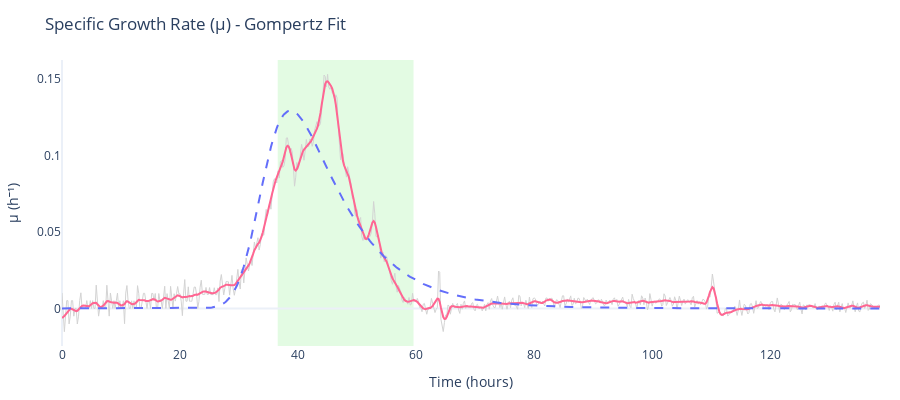

Notebook cell for this chart:
### Code cell
# Visualize the specific growth rate (μ) for the Gompertz fit
# This plot shows:
# - Raw μ calculated from data (light grey, noisy)
# - Smoothed μ using Savitzky-Golay filter (pink/red)
# - Model-derived μ from Gompertz equation (dashed blue)
# - Exponential phase boundaries (shaded region)

fig_mu = gc.plot.plot_derivative_metric(
    time,
    data,
    metric="mu",  # Specific growth rate
    fit_result=gompertz_fit,
    phase_boundaries=(
        gompertz_stats["exp_phase_start"],
        gompertz_stats["exp_phase_end"],
    ),
    title="Specific Growth Rate (μ) - Gompertz Fit",
)

fig_mu.show()

### Figure 1 — Plotly figure (JSON) as saved in the notebook; plotly's stock layout.template omitted (floating-point values rounded to 4 significant figures; data arrays with more than 128 entries replaced by an {"elided": "..."} marker saying what was removed)
{"data": [{"hovertemplate": "Time=%{x:.2f}<br>μ (raw)=%{y:.4f}<extra></extra>", "line": {"color": "lightgrey", "width": 1}, "mode": "lines", "name": "Raw", "showlegend": false, "type": "scatter", "x": {"elided": "694 float values"}, "y": {"elided": "694 float values"}}, {"hovertemplate": ["Time=%{x:.2f}<br>μ (smoothed)=%{y:.4f}<extra></extra>"], "line": {"color": "#FF6692", "width": 2}, "mode": "lines", "name": "Smoothed", "showlegend": false, "type": "scatter", "x": {"elided": "694 float values"}, "y": {"elided": "694 float values"}}, {"hovertemplate": "Time=%{x:.2f}<br>μ (fitted)=%{y:.4f}<extra></extra>", "line": {"color": "#636EFA", "dash": "dash", "width": 2}, "mode": "lines", "name": "Fitted", "showlegend": false, "type": "scatter", "x": {"elided": "694 float values"}, "y": {"elided": "694 float values"}}], "layout": {"height": 400, "margin": {"b": 40, "l": 40, "r": 20, "t": 60}, "paper_bgcolor": "white", "plot_bgcolor": "white", "shapes": [{"fillcolor": "lightgreen", "layer": "below", "line": {"width": 0}, "opacity": 0.25, "type": "rect", "x0": 36.55, "x1": 59.56, "xref": "x", "y0": 0, "y1": 1, "yref": "y domain"}], "showlegend": false, "title": {"text": "Specific Growth Rate (μ) - Gompertz Fit"}, "xaxis": {"range": [0, 138.6], "showgrid": false, "title": {"text": "Time (hours)"}}, "yaxis": {"showgrid": false, "title": {"text": "μ (h⁻¹)"}}}}
